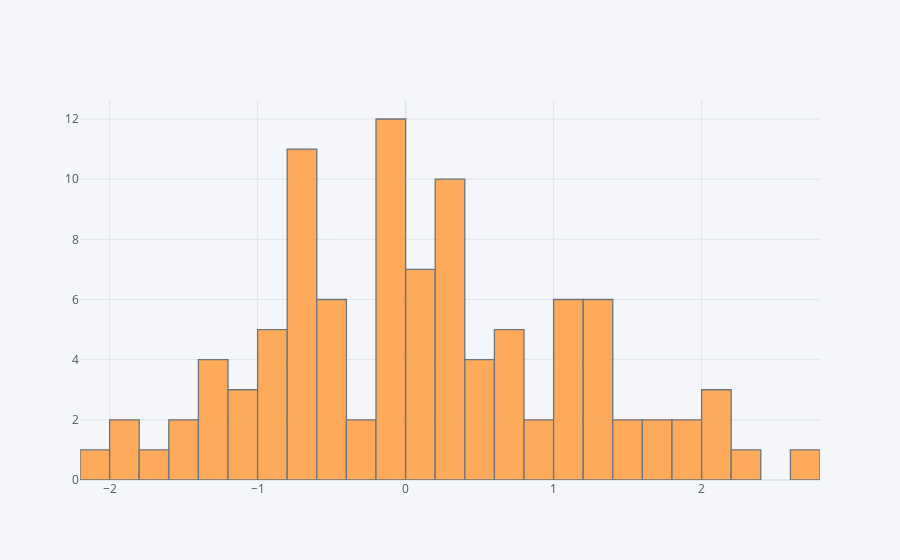

Write notebook code for a chart like this one.
### Code cell
df['A'].iplot(kind='hist',bins=24)

### Figure 1 — Plotly figure (JSON) as saved in the notebook; plotly's stock layout.template omitted (floating-point values rounded to 4 significant figures)
{"data": [{"histfunc": "count", "histnorm": "", "marker": {"color": "rgba(255, 153, 51, 1.0)", "line": {"color": "#4D5663", "width": 1.3}}, "name": "A", "nbinsx": 24, "opacity": 0.8, "orientation": "v", "type": "histogram", "x": [0.205, 0.6287, -1.195, -1.318, 0.7287, 0.8722, -0.1317, -1.936, 0.4145, -0.607, 0.3902, -0.4573, 1.193, 1.236, 1.629, 1.14, -0.01078, 1.207, -0.96, -0.9661, 0.1917, -0.1492, 0.5687, -0.2405, 0.6366, 1.152, 1.934, 2.007, -0.02303, 0.1899, -1.43, 0.4338, -0.7306, -0.05579, -0.08472, -0.115, 0.7359, -0.6924, -0.2539, -2.072, -0.5166, 1.674, -0.5336, 1.462, 1.205, -1.284, -0.1781, 1.047, 0.3869, 0.5918, -1.353, 0.2434, -0.7017, 0.6124, -0.8479, 1.532, -0.08902, -1.818, -0.5109, -0.0196, -0.6983, 2.109, -0.6312, -0.7048, 0.1479, 1.372, 0.01462, -0.8244, 0.3124, 0.006117, -0.4457, 0.1915, -0.5106, 0.8131, 2.363, 2.117, -0.7751, 1.103, -1.073, -0.7826, -0.1926, -1.646, -1.149, 0.06546, 1.297, 0.3996, 1.005, 2.605, 0.2649, -1.571, -0.7777, 0.2135, 0.2059, 1.957, -0.641, -0.9414, 1.228, -0.007015, 0.2365, -1.241]}], "layout": {"barmode": "overlay", "legend": {"bgcolor": "#F5F6F9", "font": {"color": "#4D5663"}}, "paper_bgcolor": "#F5F6F9", "plot_bgcolor": "#F5F6F9", "title": {"font": {"color": "#4D5663"}}, "xaxis": {"gridcolor": "#E1E5ED", "showgrid": true, "tickfont": {"color": "#4D5663"}, "title": {"font": {"color": "#4D5663"}, "text": ""}, "zerolinecolor": "#E1E5ED"}, "yaxis": {"gridcolor": "#E1E5ED", "showgrid": true, "tickfont": {"color": "#4D5663"}, "title": {"font": {"color": "#4D5663"}, "text": ""}, "zerolinecolor": "#E1E5ED"}}}
